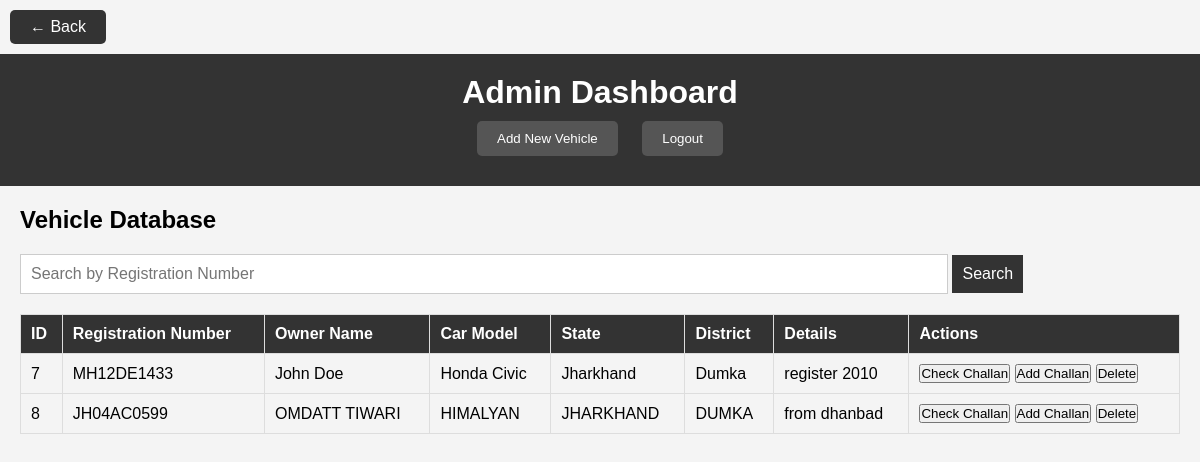
/admin-dashboard.php, run on the app's committed database.
### tables this page shows
CREATE TABLE `vehicles` (
  `id` int(11) NOT NULL,
  `registration_number` varchar(20) NOT NULL,
  `owner_name` varchar(100) NOT NULL,
  `car_model` varchar(100) NOT NULL,
  `state` varchar(50) NOT NULL,
  `district` varchar(50) NOT NULL,
  `details` text NOT NULL
);

### admin-dashboard.php (the view, shortened to what this page needs)
<!DOCTYPE html>
<html lang="en">
<head>
    <link rel="stylesheet" href="admin-dashboard.css">
    <link rel="stylesheet" href="index.css">
</head>
<body>
    <a href="javascript:history.back()" class="back-btn">← Back</a>
    <header class="admin-header">
        <h1>Admin Dashboard</h1>
        <button onclick="openPopup('addVehiclePopup')">Add New Vehicle</button>
        <button onclick="logout()">Logout</button>
    </header>
    <section class="dashboard-content">
        <h2>Vehicle Database</h2>
        <div class="search-bar">
            <input type="text" id="searchInput" placeholder="Search by Registration Number">
            <button onclick="searchVehicle()">Search</button>
        </div>
        <table border="1" cellpadding="10" cellspacing="0" id="vehicleTable">
            <thead>
                <tr>
                    <th>ID</th>
                    <th>Registration Number</th>
                    <th>Owner Name</th>
                    <th>Car Model</th>
                    <th>State</th>
                    <th>District</th>
                    <th>Details</th>
                    <th>Actions</th>
                </tr>
            </thead>
            <tbody id="vehicleTableBody">
                <?php
                $servername = "localhost";
                $username = "root";
                $password = "";
                $dbname = "rc_details";
                $conn = new mysqli($servername, $username, $password, $dbname);
                $query = "SELECT * FROM vehicles";
                $result = $conn->query($query);
                while ($row = $result->fetch_assoc()) {
                    echo "<tr>
                            <td>{$row['id']}</td>
                            <td>{$row['registration_number']}</td>
                            <td>{$row['owner_name']}</td>
                            <td>{$row['car_model']}</td>
                            <td>{$row['state']}</td>
                            <td>{$row['district']}</td>
                            <td>{$row['details']}</td>
                            <td>
                                <button onclick=\"checkChallan('{$row['registration_number']}')\">Check Challan</button>
                                <button onclick=\"openAddChallanPopup('{$row['registration_number']}')\">Add Challan</button>
                                <button onclick=\"deleteRecord({$row['id']})\">Delete</button>
                            </td>
                          </tr>";
                }
                ?>
            </tbody>
        </table>
    </section>
</body>
</html>

### admin-dashboard.css (style rules this page uses)
body { font-family: Arial, sans-serif; background-color: #f4f4f4; margin: 0; padding: 0; }
.admin-header { background: #333; color: #fff; padding: 20px; text-align: center; }
.admin-header h1 { margin: 0; }
.admin-header button { margin: 10px; padding: 10px 20px; background-color: #555; color: white; border: none; border-radius: 5px; cursor: pointer; }
.dashboard-content { padding: 20px; }
.search-bar { margin: 20px 0; }
.search-bar input[type="text"] { padding: 10px; font-size: 16px; border: 1px solid #ccc; width: 80%; }
.search-bar button { padding: 10px; font-size: 16px; background: #333; color: #fff; border: none; cursor: pointer; }
table { width: 100%; margin: 20px 0; border-collapse: collapse; }
table, th, td { border: 1px solid #ddd; }
th, td { padding: 10px; text-align: left; }
th { background-color: #333; color: white; }
.back-btn { padding: 8px 20px; background-color: #333; color: white; border: none; border-radius: 5px; cursor: pointer; text-decoration: none; display: inline-block; margin: 10px; }

### index.css (style rules this page uses)
* { margin: 0; padding: 0; box-sizing: border-box; font-family: 'Arial', sans-serif; }
.back-btn { padding: 8px 20px; background-color: #333; color: white; border: none; border-radius: 5px; cursor: pointer; text-decoration: none; display: inline-block; margin: 10px; }

### data on the page
vehicles: id "7", registration_number "MH12DE1433", owner_name "John Doe", car_model "Honda Civic", state "Jharkhand", district "Dumka", details "register 2010"
vehicles: id "8", registration_number "JH04AC0599", owner_name "OMDATT TIWARI", car_model "HIMALYAN", state "JHARKHAND", district "DUMKA", details "from dhanbad"
